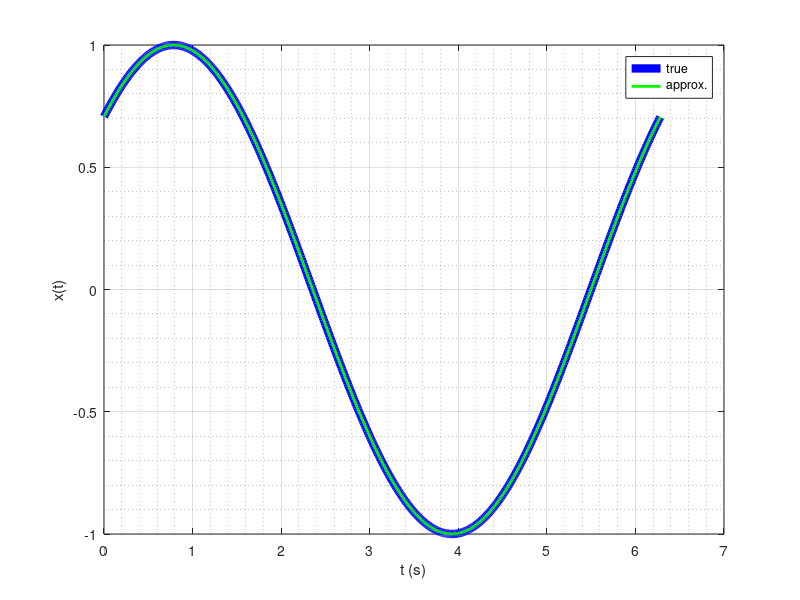

Write the MATLAB code that produced this figure.
function TestLemma3()

omega = 1;
phi = pi/4;
A = 1;
t = 0:0.01:2*pi/omega;

% truth
x_true = A.*sin(omega.*t + phi);

% approx
K = 20;
outer_sum = 0;

for j_prime = 0:K
    
    inner_sum = 0;
    
    for k = j_prime:K
        
        % even part
        j = 2*j_prime;
        quotient = (-1)^k/factorial(2*k+1);
        binomial_coef = nchoosek(2*k+1, j);
        term = quotient*binomial_coef*phi^(2*k+1-j)*omega^j.*t.^j;
        inner_sum = inner_sum + term;
        
        % odd part
        j = 2*j_prime+1;
        quotient = (-1)^k/factorial(2*k+1);
        binomial_coef = nchoosek(2*k+1, j);
        term = quotient*binomial_coef*phi^(2*k+1-j)*omega^j.*t.^j;
        inner_sum = inner_sum + term;

    end
    
    outer_sum = outer_sum + inner_sum;
end

x_approx = A.*outer_sum;

figure;
plot(t, x_true, 'b', 'linewidth', 6);
hold on;
plot(t, x_approx, 'g', 'linewidth', 2);
xlabel('t (s)');
ylabel('x(t)');
legend('true', 'approx.');
grid on;
grid minor;
end
